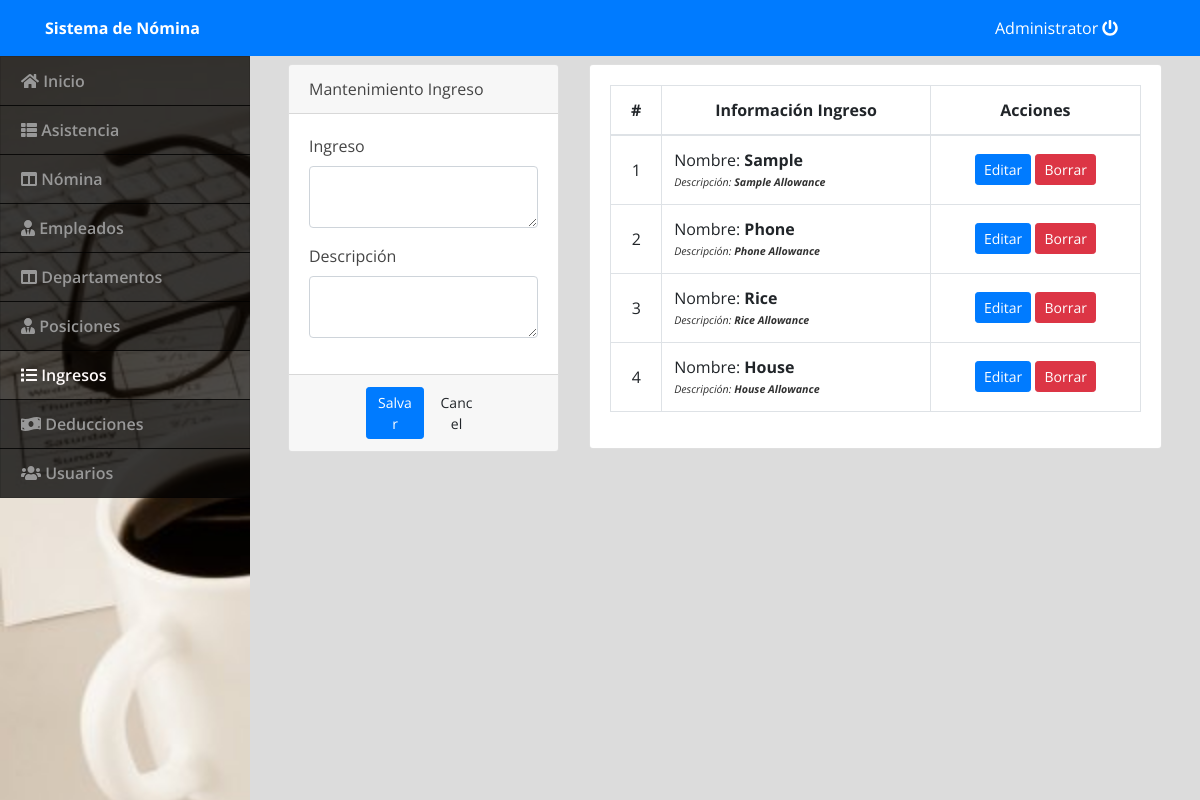
The app's page /index.php?page=allowances (signed in) with its own data.
### tables this page shows
CREATE TABLE `allowances` (
  `id` int(30) NOT NULL,
  `allowance` text NOT NULL,
  `description` text NOT NULL
);

### allowances.php (the view, shortened to what this page needs)
<?php include('db_connect.php');?>
<div class="container-fluid">
	<div class="col-lg-12">
		<div class="row">
			<div class="col-md-4">
			<form action="" id="manage-allowances">
				<div class="card">
					<div class="card-header">
						  Mantenimiento Ingreso
				  	</div>
					<div class="card-body">
							<div class="form-group">
								<label class="control-label">Ingreso</label>
								<textarea name="allowance" id="" cols="30" rows="2" class="form-control" required></textarea>
							</div>
							<div class="form-group">
								<label class="control-label">Descripción</label>
								<textarea name="description" id="" cols="30" rows="2" class="form-control" required></textarea>
							</div>
					</div>
					<div class="card-footer">
						<div class="row">
							<div class="col-md-12">
								<button class="btn btn-sm btn-primary col-sm-3 offset-md-3"> Salvar</button>
								<button class="btn btn-sm btn-default col-sm-3" type="button" onclick="_reset()"> Cancel</button>
							</div>
						</div>
					</div>
				</div>
			</form>
			</div>
			<div class="col-md-8">
				<div class="card">
					<div class="card-body">
						<table class="table table-bordered table-hover">
							<thead>
								<tr>
									<th class="text-center">#</th>
									<th class="text-center">Información Ingreso</th>
									<th class="text-center">Acciones</th>
								</tr>
							</thead>
							<tbody>
								<?php
								$i = 1;
								$allowances = $conn->query("SELECT * FROM allowances order by id asc");
								while($row=$allowances->fetch_assoc()):
								?>
								<tr>
									<td class="text-center"><?php echo $i++ ?></td>
									<td class="">
										 <p>Nombre: <b><?php echo $row['allowance'] ?></b></p>
										 <p class="truncate"><small>Descripción: <b><?php echo $row['description'] ?></b></small></p>
									</td>
									<td class="text-center">
										<button class="btn btn-sm btn-primary edit_allowances" type="button" data-id="<?php echo $row['id'] ?>" data-allowance="<?php echo $row['allowance'] ?>" data-description="<?php echo $row['description'] ?>" >Editar</button>
										<button class="btn btn-sm btn-danger delete_allowances" type="button" data-id="<?php echo $row['id'] ?>">Borrar</button>
									</td>
								</tr>
								<?php endwhile; ?>
							</tbody>
						</table>
					</div>
				</div>
			</div>
		</div>
	</div>
</div>

### assets/css/style.css (style rules this page uses)
body { font-family: "Open Sans", sans-serif; color: #444444; width: 100%; height: calc(100%); }
.truncate { overflow: hidden; text-overflow: ellipsis; display: -webkit-box; -webkit-line-clamp: 3; -webkit-box-orient: vertical; font-size: smaller; color: #000000cf; font-style: italic; }

### index.php (style rules this page uses)
body { background: #80808045; }

### allowances.php (style rules this page uses)
td { vertical-align: middle !important; }
td p { margin: unset }

### records on screen
allowances: allowance "Sample", description "Sample Allowance"
allowances: allowance "Phone", description "Phone Allowance"
allowances: allowance "Rice", description "Rice Allowance"
allowances: allowance "House", description "House Allowance"

### other values on screen
$_SESSION['login_name'] "Administrator"
